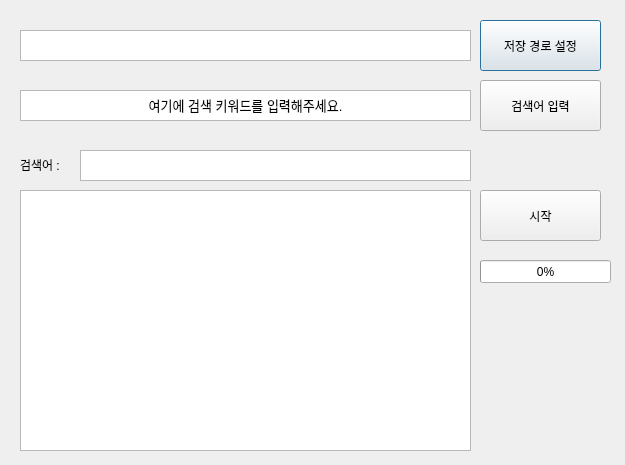
<?xml version="1.0" encoding="UTF-8"?>
<ui version="4.0">
 <class>Dialog</class>
 <widget class="QDialog" name="Dialog">
  <property name="enabled">
   <bool>true</bool>
  </property>
  <property name="geometry">
   <rect>
    <x>0</x>
    <y>0</y>
    <width>625</width>
    <height>465</height>
   </rect>
  </property>
  <property name="windowTitle">
   <string>Google Image Crawling</string>
  </property>
  <widget class="QPushButton" name="pathBtn">
   <property name="geometry">
    <rect>
     <x>480</x>
     <y>20</y>
     <width>121</width>
     <height>51</height>
    </rect>
   </property>
   <property name="text">
    <string>저장 경로 설정</string>
   </property>
  </widget>
  <widget class="QTextBrowser" name="txtWindow1">
   <property name="geometry">
    <rect>
     <x>20</x>
     <y>30</y>
     <width>451</width>
     <height>31</height>
    </rect>
   </property>
  </widget>
  <widget class="QTextEdit" name="txtEdit">
   <property name="geometry">
    <rect>
     <x>20</x>
     <y>90</y>
     <width>451</width>
     <height>31</height>
    </rect>
   </property>
   <property name="cursor" stdset="0">
    <cursorShape>UpArrowCursor</cursorShape>
   </property>
   <property name="html">
    <string>&lt;!DOCTYPE HTML PUBLIC &quot;-//W3C//DTD HTML 4.0//EN&quot; &quot;http://www.w3.org/TR/REC-html40/strict.dtd&quot;&gt;
&lt;html&gt;&lt;head&gt;&lt;meta name=&quot;qrichtext&quot; content=&quot;1&quot; /&gt;&lt;style type=&quot;text/css&quot;&gt;
p, li { white-space: pre-wrap; }
&lt;/style&gt;&lt;/head&gt;&lt;body style=&quot; font-family:'Gulim'; font-size:9pt; font-weight:400; font-style:normal;&quot;&gt;
&lt;p align=&quot;center&quot; style=&quot; margin-top:0px; margin-bottom:0px; margin-left:0px; margin-right:0px; -qt-block-indent:0; text-indent:0px;&quot;&gt;&lt;span style=&quot; font-size:10pt;&quot;&gt;여기에 검색 키워드를 입력해주세요.&lt;/span&gt;&lt;/p&gt;&lt;/body&gt;&lt;/html&gt;</string>
   </property>
  </widget>
  <widget class="QPushButton" name="keywordBtn">
   <property name="geometry">
    <rect>
     <x>480</x>
     <y>80</y>
     <width>121</width>
     <height>51</height>
    </rect>
   </property>
   <property name="text">
    <string>검색어 입력</string>
   </property>
  </widget>
  <widget class="QTextBrowser" name="txtWindow3">
   <property name="geometry">
    <rect>
     <x>20</x>
     <y>190</y>
     <width>451</width>
     <height>261</height>
    </rect>
   </property>
  </widget>
  <widget class="QPushButton" name="startBtn">
   <property name="geometry">
    <rect>
     <x>480</x>
     <y>190</y>
     <width>121</width>
     <height>51</height>
    </rect>
   </property>
   <property name="text">
    <string>시작</string>
   </property>
  </widget>
  <widget class="QTextBrowser" name="txtWindow2">
   <property name="geometry">
    <rect>
     <x>80</x>
     <y>150</y>
     <width>391</width>
     <height>31</height>
    </rect>
   </property>
  </widget>
  <widget class="QLabel" name="label">
   <property name="geometry">
    <rect>
     <x>20</x>
     <y>155</y>
     <width>91</width>
     <height>20</height>
    </rect>
   </property>
   <property name="text">
    <string>검색어 :</string>
   </property>
  </widget>
  <widget class="QProgressBar" name="progressBar">
   <property name="geometry">
    <rect>
     <x>480</x>
     <y>260</y>
     <width>131</width>
     <height>23</height>
    </rect>
   </property>
   <property name="value">
    <number>0</number>
   </property>
  </widget>
 </widget>
 <resources/>
 <connections/>
</ui>
